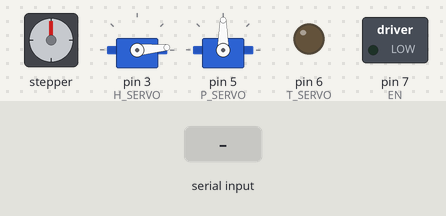
The sketch below on a simulated Arduino Uno, built with avr-gcc and run on an emulated ATmega328P. On the bench: stepper motor, 2 × servo, switched loads named in the sketch (green lamp = pin HIGH), output pins drawn as LEDs (lit = HIGH). Wiring (inferred from the names in the program): stepper motor (2048 steps per turn assumed): coils pin 8, pin 9, pin 10, pin 11. Inputs (shaded band) come from the test bench.

Above: at 1.2 s.
1.3 s: "a" received over Serial
At 2.5 s:
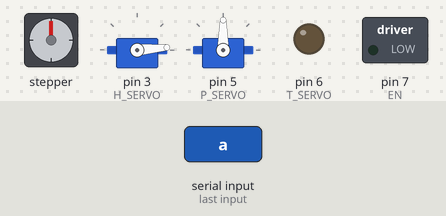
2.8 s: "1" received over Serial
At 4.0 s:
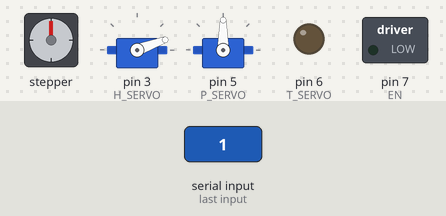
4.3 s: "d" received over Serial
At 5.0 s:
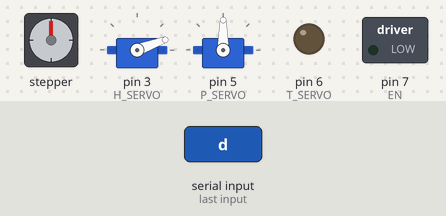
Timing chart, 0 to 7.3 s (numbered marks = the images above; inputs shaded):
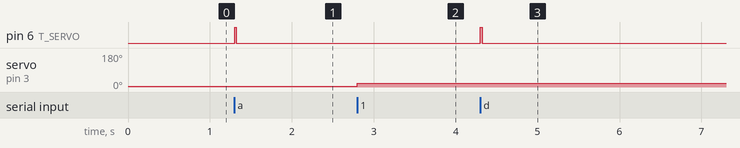

Measured:
- after the input at 1.3 s, pin 6 (T_SERVO): LOW → HIGH at once, → LOW 0.02 s later
- after the input at 2.8 s, servo on pin 3 (H_SERVO): 5° → 20° at once
- after the input at 4.3 s, pin 6 (T_SERVO): LOW → HIGH at once, → LOW 0.02 s later

The sketch:

system.ino
```cpp
/*
 * 机械小车操作系统
 * 完成时间：2017/3/30
 * 第一次修改：2017/4/2凌晨
 * 作者：Lewis233
 */
#include <Servo.h>

#define H_SERVO 3
#define P_SERVO 5
#define T_SERVO 6
#define MOTOR_FRONT 10//直流电机输入
#define MOTOR_BACK 11//直流电机输入（反向）
#define EN 7//步进电机使能
#define CW 8//步进电机转动方向
#define CLK 9//步进电机脉冲信号
#define RT_MOTOR 1000//motor_run()函数单次运行时间
#define RT_H 100//h_run()函数单次运行时间(毫秒)
#define RT_STEP 1000//stepper_run()函数单次运行的时间
#define A_T_L 1250//向左转的角度(对应-22.5度，1500为0度)
#define A_T_R 1750//向右转的角度(对应22.5度)
#define DELTA 1//云台每次转过的角度
#define CUBE 20//机械手抓正方体的角度
#define CONE 30//机械手抓圆锥
#define PUT 5//机械手放下工件

char pos = 90;//记录云台位置
Servo p_servo;//平台舵机platform_servo
Servo h_servo;//机械手舵机hand_servo

void setup() {
  Serial.begin(9600);//以9600的波特率初始化串口

  h_servo.attach(H_SERVO);//绑定
  p_servo.attach(P_SERVO);
  pinMode(T_SERVO, OUTPUT);
  pinMode(MOTOR_FRONT, OUTPUT);
  pinMode(MOTOR_BACK, OUTPUT);
  pinMode(EN, OUTPUT);
  pinMode(CW, OUTPUT);
  pinMode(CLK, OUTPUT);

  h_servo.write(PUT);
  p_servo.write(pos);

  digitalWrite(T_SERVO, HIGH);
  delayMicroseconds((A_T_L + A_T_R) / 2);
  digitalWrite(T_SERVO, LOW);
  delayMicroseconds(200000 - ((A_T_L + A_T_R) / 2));//摆正转向舵机

  digitalWrite(MOTOR_FRONT, LOW);
  digitalWrite(MOTOR_BACK, LOW);
  digitalWrite(EN, LOW);
  digitalWrite(CW, LOW);
  digitalWrite(CLK, LOW);
}

void loop() {
    char c = Serial.read();
    switch(c){//根据串口读取的数值的不同做出不同动作
      case 'w': motor_run(true);break;//如果按下w键，小车向前走
      case 's': motor_run(false);break;//如果按下s键，小车向后走
      case 'a': t_run(A_T_L);break;//按下a键，向左转
      case 'd': t_run(A_T_R);break;//按下d键，向右转
      case 'i': stepper_run(true);break;//按下i键，吊臂向上
      case 'k': stepper_run(false);break;//按下k键，吊臂向下
      case 'j': p_servo.write(pos += DELTA);break;//按下j键，云台向左转
      case 'l': p_servo.write(pos -= DELTA);break;//按下l键，云台向右转
      case '1': h_servo.write(CUBE);break;//抓正方体
      case '2': h_servo.write(CONE);break;//抓圆锥
      case '0': h_servo.write(PUT);break;//放下
    }
    delay(2);
}

void motor_run(bool dir){//控制直流电机，true正转，false反转
  if(dir){
    digitalWrite(MOTOR_FRONT, HIGH);
    delay(RT_MOTOR);//持续一段时间
    digitalWrite(MOTOR_FRONT, LOW);//运动周期结束
  }
  else{
    digitalWrite(MOTOR_BACK, HIGH);
    delay(RT_MOTOR);
    digitalWrite(MOTOR_BACK, LOW);//运动周期结束
  }
}

void t_run(char angle){
  digitalWrite(T_SERVO, HIGH);
  delayMicroseconds(angle);
  digitalWrite(T_SERVO, LOW);
  delayMicroseconds(200000 - angle);
  digitalWrite(T_SERVO, HIGH);
  delayMicroseconds((A_T_L + A_T_R) / 2);
  digitalWrite(T_SERVO, LOW);
  delayMicroseconds(200000 - ((A_T_L + A_T_R) / 2));
}

void stepper_run(bool dir){//控制步进电机，true向上，false向下
  for(int i = 0; i <= RT_STEP; ++i){
  digitalWrite(CLK, HIGH);
        delay(1);
        digitalWrite(CLK, LOW);
        delay(2);

        if(dir){
        digitalWrite(CW, HIGH);
       }
       else{
        digitalWrite(CW, LOW);
       }

  }
}
```
